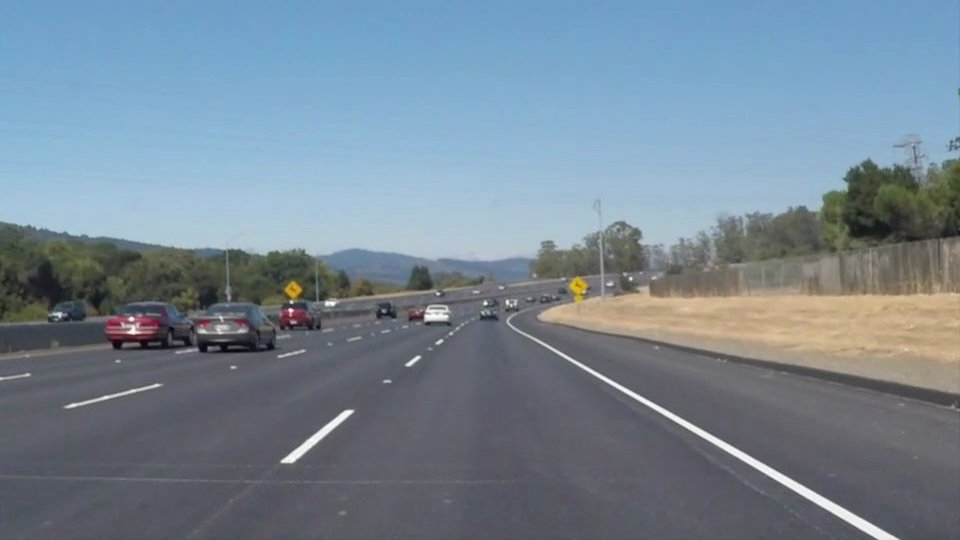
#> input picture p1-LaneLines/test_images/test.jpg, 960 x 540 px
$ python houghline.py
#> lines starting #> are read from the running program, lines starting #| are printed output that depends on the picture; after the words box and inside, x2 and y2 are one past the last pixel; in counts of white or black regions, pixels touching at a corner belong together
import cv2
import matplotlib.pyplot as plt
import numpy as np
import matplotlib.image as mpimg

initial_img = cv2.imread("../p1-LaneLines/test_images/test.jpg")
#> initial_img is the input picture: shape (540, 960, 3); mean B, G, R 148.1, 134.5, 118.5
#initial_img = mpimg.imread("../p1-LaneLines/test_images/test.jpg")
def houghline(initial_img, low_threshold=60, high_threshold=180, minLineLength=40, maxLineGap=15):
    img = np.copy(initial_img)
    gray = cv2.cvtColor(img, cv2.COLOR_RGB2GRAY)
    edges = cv2.Canny(gray, low_threshold, high_threshold, apertureSize = 3)

    lines = cv2.HoughLinesP(edges, 2, np.pi/180, 15, minLineLength, maxLineGap)
    for line in lines:
        print("line=", type(line), ", ", line.shape, ", ", line)

        for x1,y1,x2,y2 in line:
            cv2.line(img,(x1,y1),(x2,y2),(0,255,0),2)
    return img

plt.figure()

for i in range(1, 5):
    print(i)
    img = houghline(initial_img, low_threshold=10 * i)
    plt.subplot(2, 4, i)
    plt.imshow(img, cmap='gray')
    plt.title(i)
#> this loop made 4 passes
#> pass 1, in houghline, `gray = cv2.cvtColor(img, cv2.COLOR_RGB2GRAY)`:
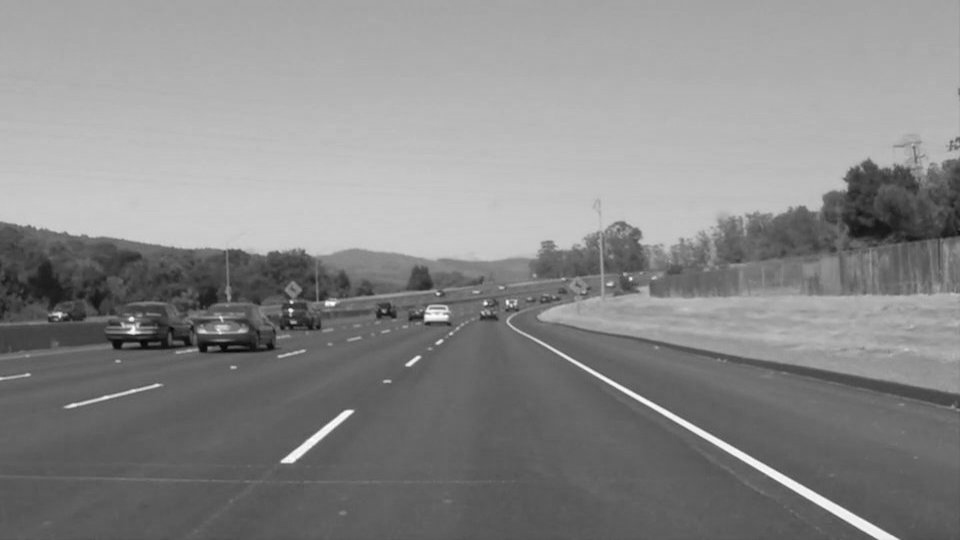
#> gray: shape (540, 960); min 3, max 255, mean 136.7
#> pass 1, in houghline, `edges = cv2.Canny(gray, low_threshold, high_threshold, apertureSize = 3)`:
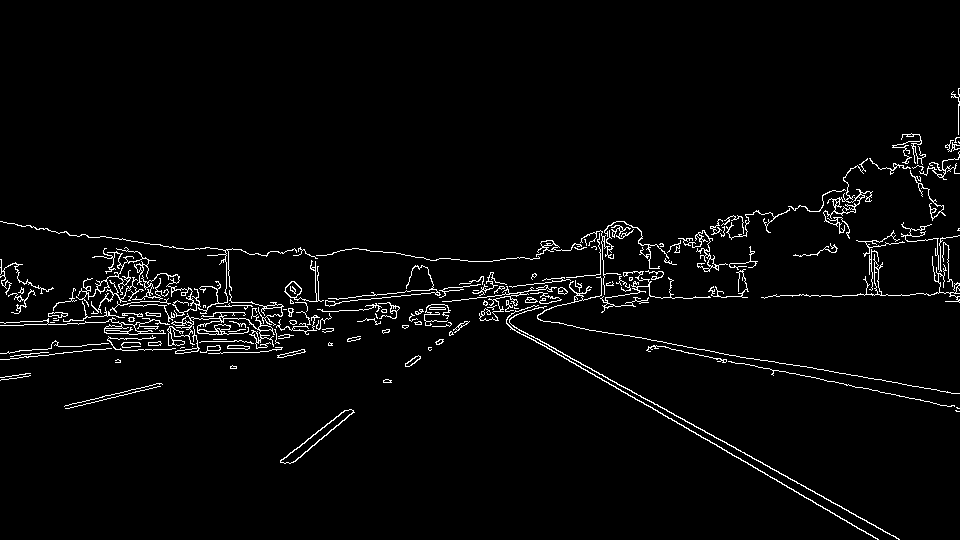
#> edges: shape (540, 960); 2.9% white in thin lines or dots, all inside (x1, y1, x2, y2) = (0, 88, 960, 540)
#> pass 2, in houghline (call 2), `edges = cv2.Canny(gray, low_threshold, high_threshold, apertureSize = 3)`:
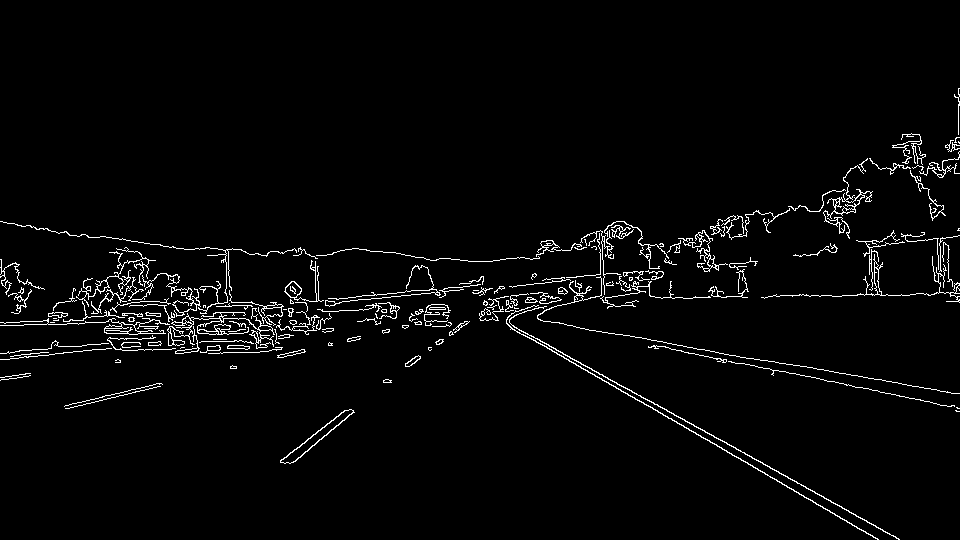
#> edges: shape (540, 960); 2.8% white in thin lines or dots, all inside (x1, y1, x2, y2) = (0, 88, 960, 540)


for i in range(5, 9):
    print(i)
    img = houghline(initial_img, low_threshold=10 * i)
    plt.subplot(2, 4, i)
    plt.imshow(img, cmap='gray')
    plt.title(i)
#> this loop made 4 passes
#> pass 1, in houghline (call 5), `edges = cv2.Canny(gray, low_threshold, high_threshold, apertureSize = 3)`:
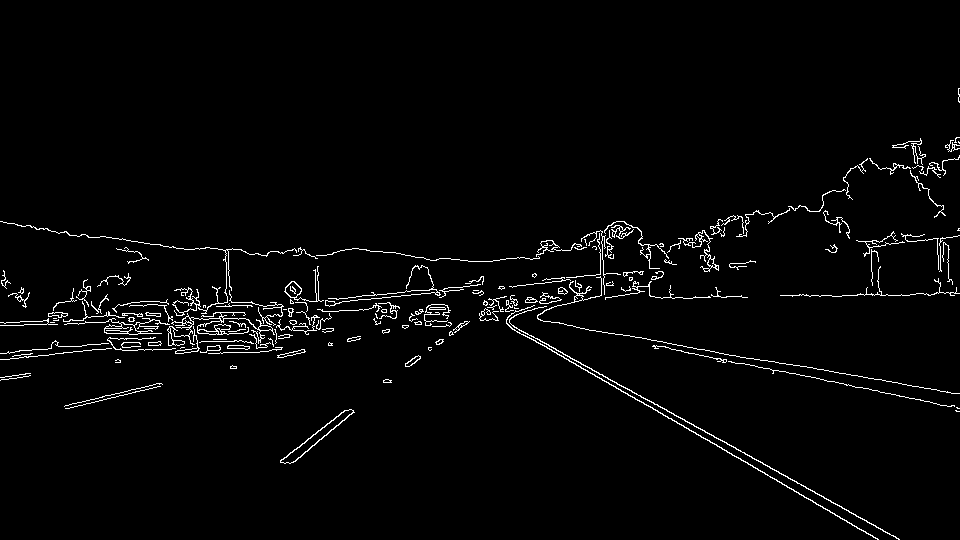
#> edges: shape (540, 960); 2.4% white in thin lines or dots, all inside (x1, y1, x2, y2) = (0, 88, 960, 540)
#> pass 2, in houghline (call 6), `edges = cv2.Canny(gray, low_threshold, high_threshold, apertureSize = 3)`:
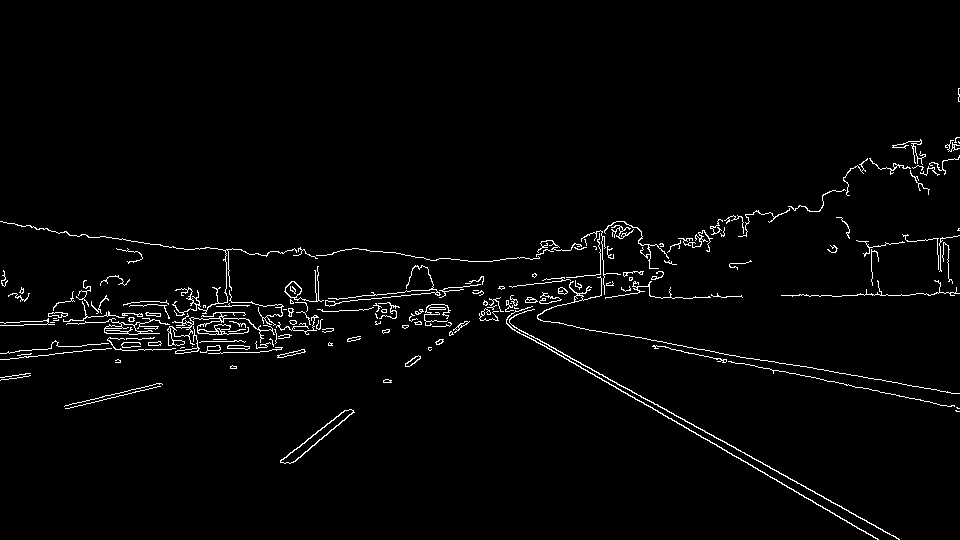
#> edges: shape (540, 960); 2.2% white in thin lines or dots, all inside (x1, y1, x2, y2) = (0, 88, 960, 540)
plt.show()
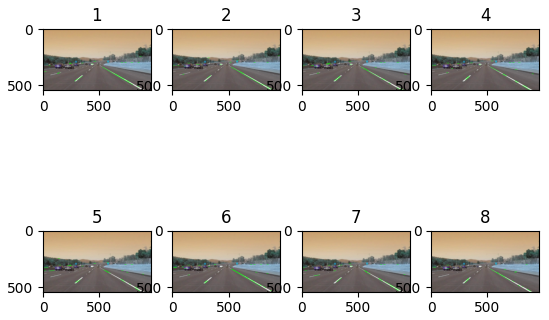
#> figure drawn by matplotlib, 8 panels; B, G, R data is drawn as R, G, B

#cv2.imwrite('houghlines5.jpg',img)

$ run again, with p1-LaneLines/test_images/solidWhiteRight.jpg copied over p1-LaneLines/test_images/test.jpg
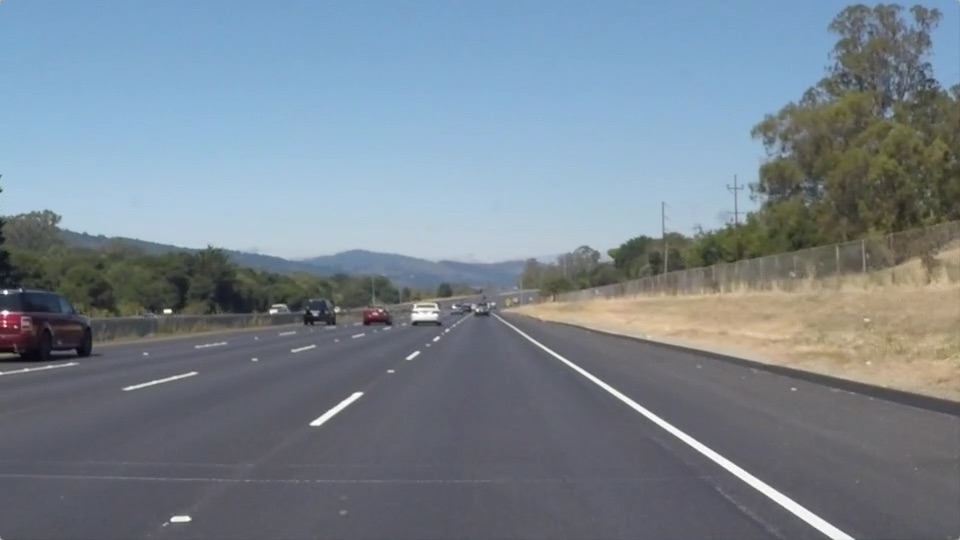
#> input picture p1-LaneLines/test_images/solidWhiteRight.jpg, 960 x 540 px
#> initial_img is the input picture: shape (540, 960, 3); mean B, G, R 143.7, 132.6, 120.3
#> the loop `for i in range(1, 5):` made 4 passes
#> pass 1, in houghline, `gray = cv2.cvtColor(img, cv2.COLOR_RGB2GRAY)`:
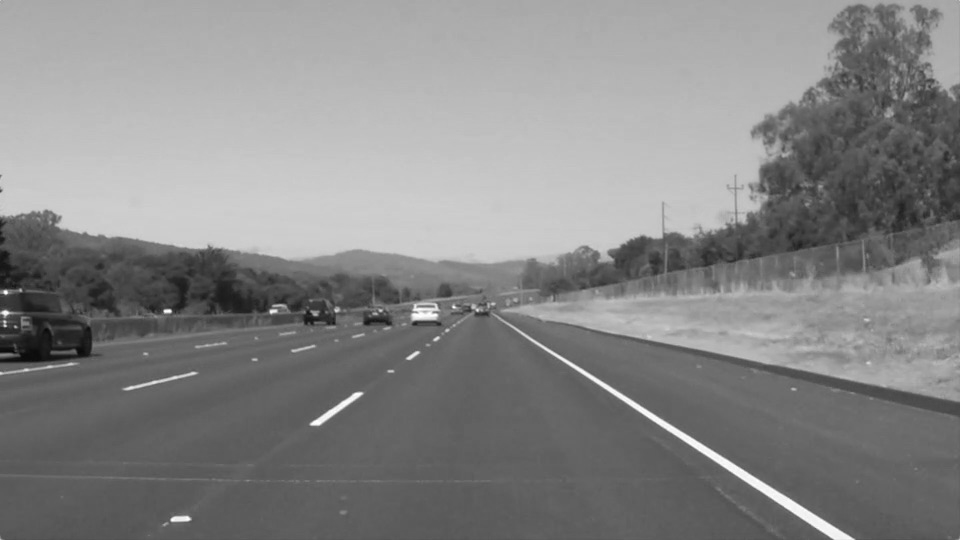
#> gray: shape (540, 960); min 6, max 255, mean 134.5
#> the loop `for i in range(5, 9):` made 4 passes
#> pass 2, in houghline (call 6), `edges = cv2.Canny(gray, low_threshold, high_threshold, apertureSize = 3)`:
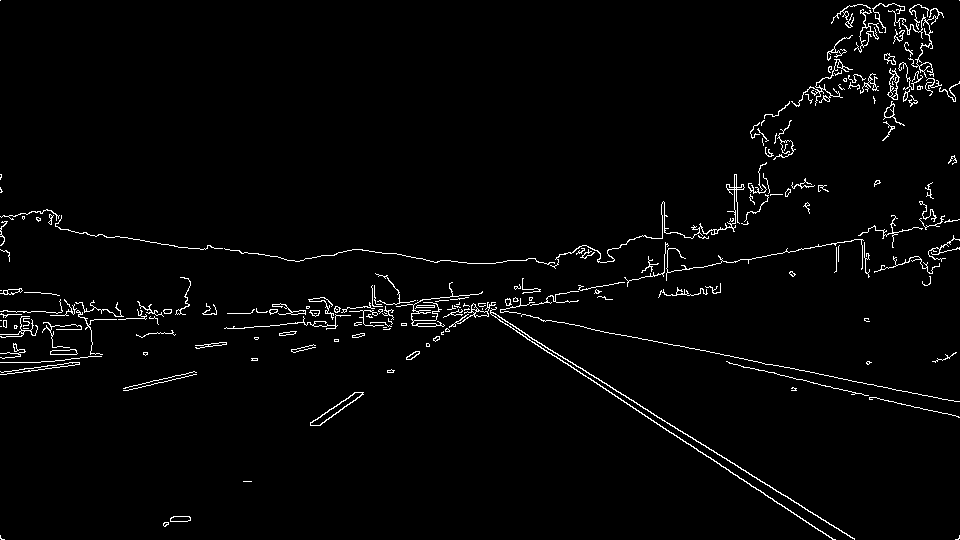
#> edges: shape (540, 960); 2.3% white in thin lines or dots

$ run again, with p1-LaneLines/test_images/solidYellowCurve.jpg copied over p1-LaneLines/test_images/test.jpg
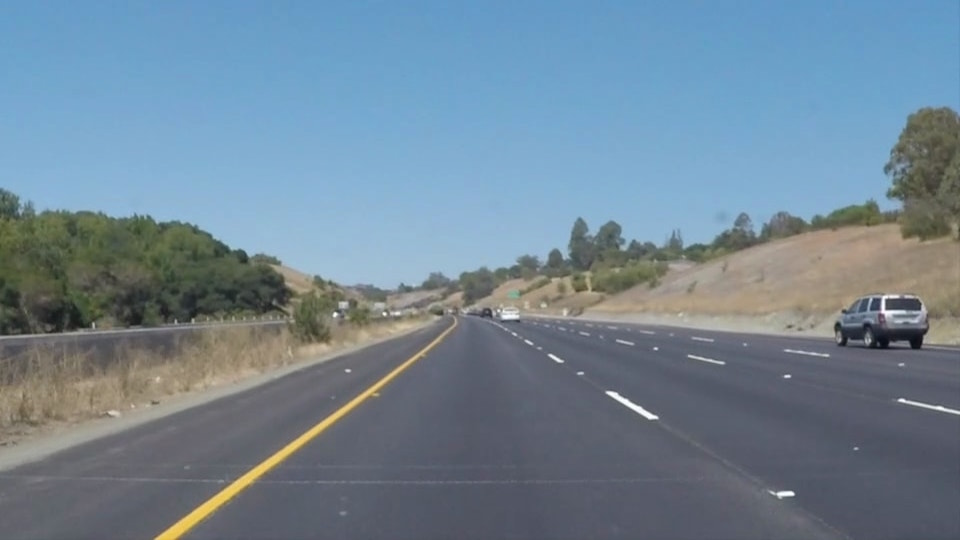
#> input picture p1-LaneLines/test_images/solidYellowCurve.jpg, 960 x 540 px
#> initial_img is the input picture: shape (540, 960, 3); mean B, G, R 149, 133.4, 113
#> the loop `for i in range(1, 5):` made 4 passes
#> pass 1, in houghline, `gray = cv2.cvtColor(img, cv2.COLOR_RGB2GRAY)`:
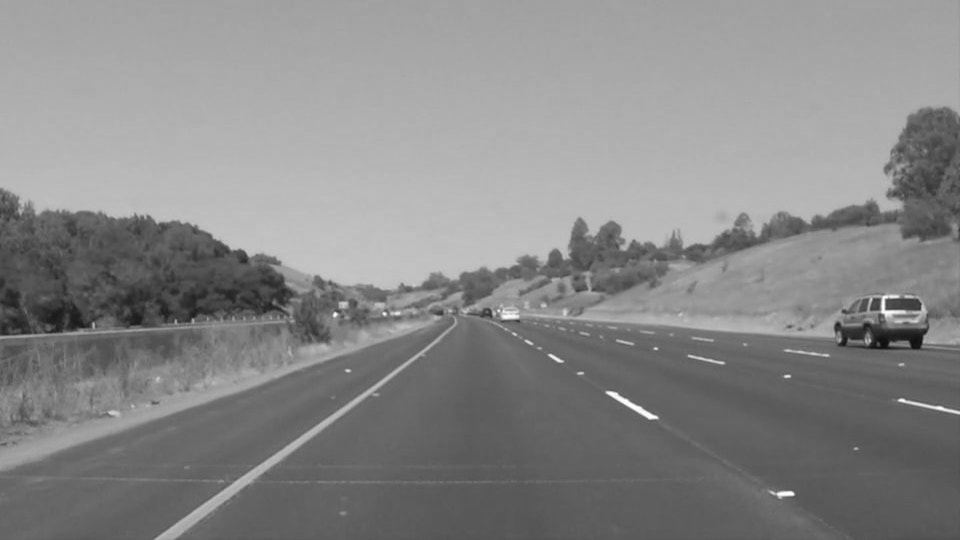
#> gray: shape (540, 960); min 13, max 255, mean 135.7
#> the loop `for i in range(5, 9):` made 4 passes
#> pass 2, in houghline (call 6), `edges = cv2.Canny(gray, low_threshold, high_threshold, apertureSize = 3)`:
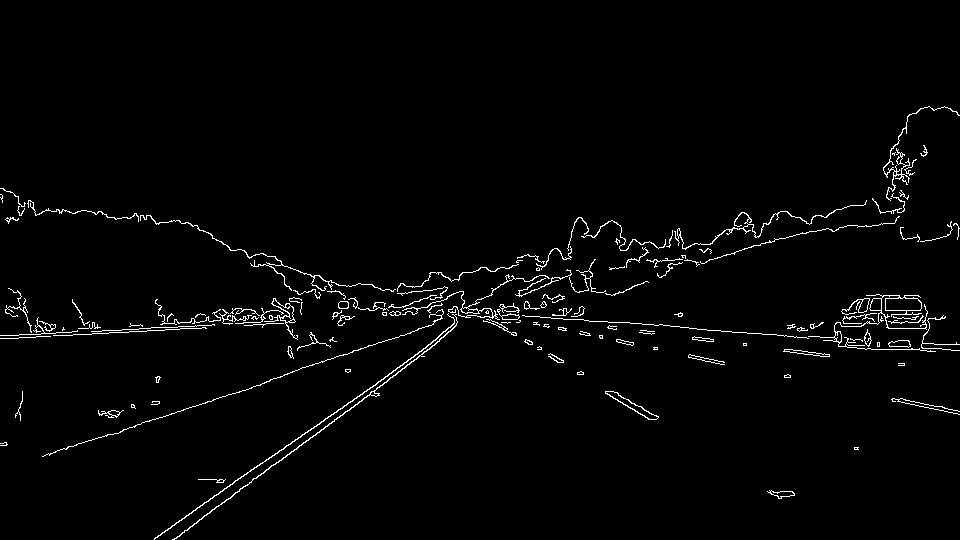
#> edges: shape (540, 960); 2% white in thin lines or dots, all inside (x1, y1, x2, y2) = (0, 106, 960, 540)
